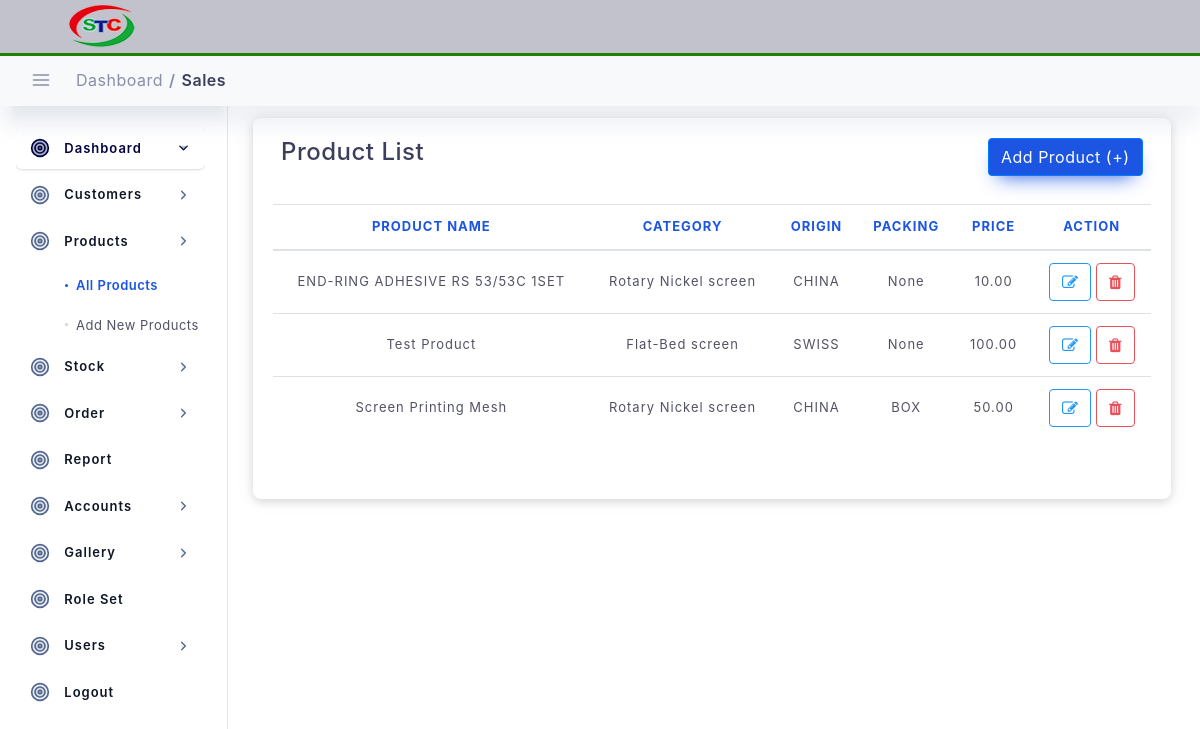
/setup/all-products (signed in), run on an earlier commit of the app's database.
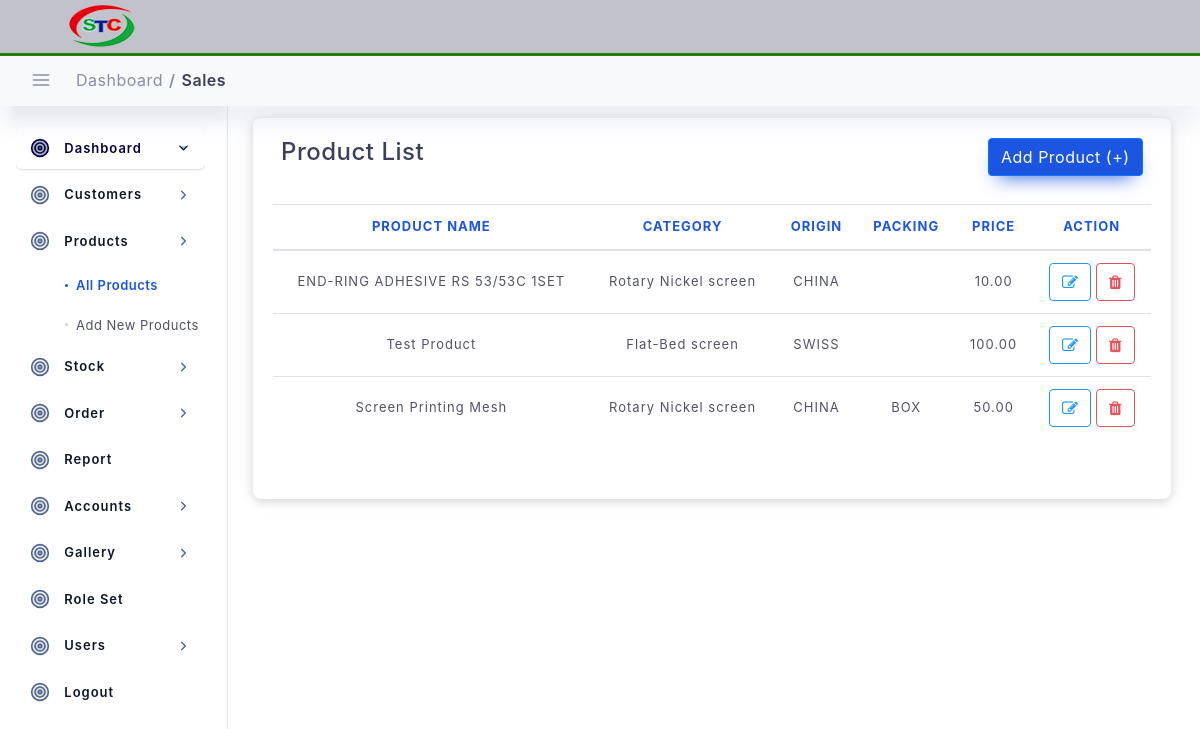
And on a later commit of the database.
### setup_data/models.py (models this page shows)
class Products(models.Model):
    created_at = models.DateTimeField(blank=True, null=True, auto_now_add=True)
    updated_at = models.DateTimeField(blank=True, null=True, auto_now=True)
    product_name = models.CharField(max_length=100, )
    packing = models.CharField(max_length=20, blank=True, null=True)
    price = models.DecimalField(max_digits=20, decimal_places=2)
    author = models.ForeignKey(User, on_delete=models.DO_NOTHING, )
    category = models.ForeignKey(Category, on_delete=models.DO_NOTHING, )
    origin = models.ForeignKey(Origin, on_delete=models.DO_NOTHING, )
    is_active = models.BooleanField(default=True)
    def __str__(self):
        return self.product_name

class Category(models.Model):
    created_at = models.DateTimeField(blank=True, null=True, auto_now_add=True)
    updated_at = models.DateTimeField(blank=True, null=True, auto_now=True)
    category_name = models.CharField(max_length=100)
    author = models.ForeignKey(User, on_delete=models.DO_NOTHING, )
    is_active = models.BooleanField(default=True)
    def __str__(self):
        return self.category_name

class Origin(models.Model):
    created_at = models.DateTimeField(blank=True, null=True, auto_now_add=True)
    updated_at = models.DateTimeField(blank=True, null=True, auto_now=True)
    origin_name = models.CharField(max_length=50)
    author = models.ForeignKey(User, on_delete=models.DO_NOTHING, )
    is_active = models.BooleanField(default=True)
    def __str__(self):
        return self.origin_name

### setup_data/views.py (the view)
# urls.py: path('all-products', views.AllProductsListView.as_view(), name="all-products"),
class AllProductsListView(LoginRequiredMixin, ListView, ):
    model = Products  # Model I want to Covert to List
    template_name = 'product/products.html'  # Template Name
    context_object_name = 'products'  # Change default name of objectList
    ordering = ['-updated_at']  # Ordering post LIFO
    paginate_by = 20  # number of page I want to show in single page
    def get_context_data(self, **kwargs):
        context = super().get_context_data(**kwargs)
        context["title"] = "Product List"
        context["nav_bar"] = "product_list"
        context['products'] = self.model.objects.all().order_by('-updated_at')
        print(context)
        return context

### templates/product/products.html (shortened to what this page needs)
{% extends "main/base.html" %}
{% load static %}
{% block content %}
<div class="col-lg-12 p-4">
    <div class="statbox widget box box-shadow">
        <div class="widget-header">
            <div class="row">
                <div class="mb-1 col-lg-8">
                    <h4>Product List</h4>
                </div>
                <div class="mb-1 col-lg-4">
                    <a href="{% url 'add-new-product' %}" class="btn btn-primary float-right">Add Product (+)</a>
                </div>
            </div>
        </div>
        <br>
        <div class="table-responsive">
            <table id="dataTable" class="table table-hover">
                <thead>
                <tr>
                    <th style="text-align:center">Product Name</th>
                    <th style="text-align:center">Category</th>
                    <th style="text-align:center">Origin</th>
                    <th style="text-align:center">Packing</th>
                    <th style="text-align:center">Price</th>
                    <th style="text-align:center">Action</th>
                </tr>
                </thead>
                <tbody>
                {% for product in products %}
                <tr>
                    <td style="text-align:center">{{product.product_name}}</td>
                    <td style="text-align:center">{{product.category}}</td>
                    <td style="text-align:center">{{product.origin}}</td>
                    <td style="text-align:center">{{product.packing}}</td>
                    <td style="text-align:center">{{product.price}}</td>
                    <td style="text-align:center">
                        <a href="#">
                            <button class="btn btn-outline-info"><i class="fa fa-edit"></i></button>
                        </a>
                        <button class="btn btn-outline-danger" data-toggle="modal" data-target="#postmodal"><i
                                class="fa fa-trash"></i></button>
                    </td>
                </tr>
                {% endfor %}
                </tbody>
            </table>
            <div class="d-flex justify-content-center">
            </div>
        </div>
    </div>
</div>
{% endblock content %}

What changed in the data, as far as the page shows it:
changed Products "END-RING ADHESIVE RS 53/53C 1SET": packing "None" → (not shown)
changed Products "Test Product": packing "None" → (not shown)
